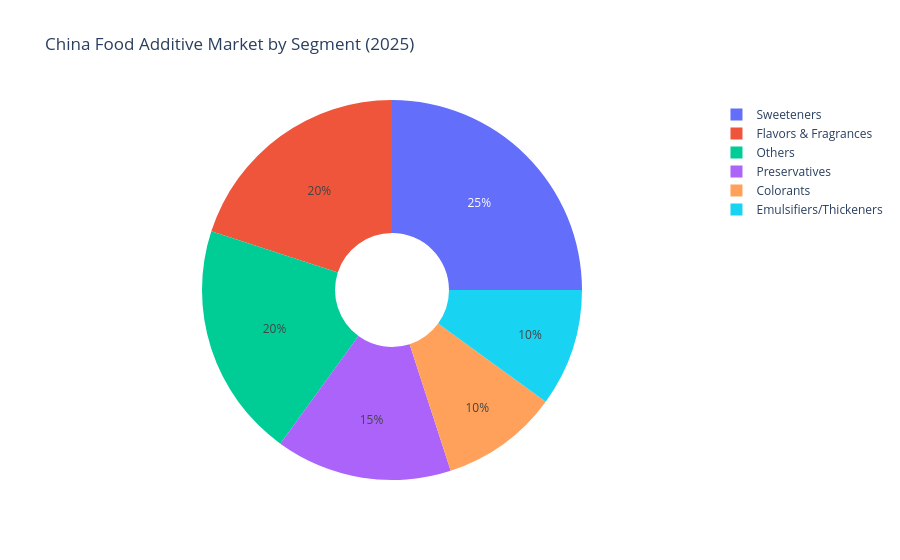

Source (notebook cell):
### Code cell
fig_pie = px.pie(df_seg, values="MarketShare_Percent", names="ProductSegment",
                 title="China Food Additive Market by Segment (2025)",
                 hole=0.3)
fig_pie.show()

### Figure 1 — Plotly figure (JSON) as saved in the notebook; plotly's stock layout.template omitted (floating-point values rounded to 4 significant figures)
{"data": [{"domain": {"x": [0, 1], "y": [0, 1]}, "hole": 0.3, "hovertemplate": "ProductSegment=%{label}<br>MarketShare_Percent=%{value}<extra></extra>", "labels": ["Sweeteners", "Flavors & Fragrances", "Preservatives", "Colorants", "Emulsifiers/Thickeners", "Others"], "legendgroup": "", "name": "", "showlegend": true, "type": "pie", "values": [25, 20, 15, 10, 10, 20]}], "layout": {"legend": {"tracegroupgap": 0}, "title": {"text": "China Food Additive Market by Segment (2025)"}}}
